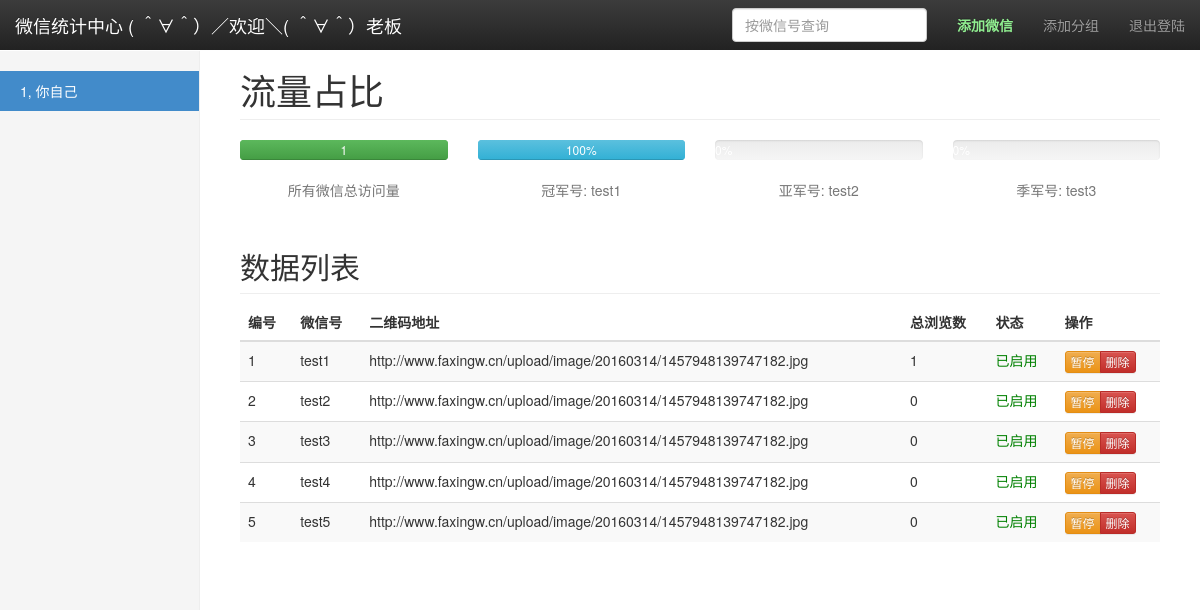
Before: /manager.php?id=1 (signed in) with the older database file.
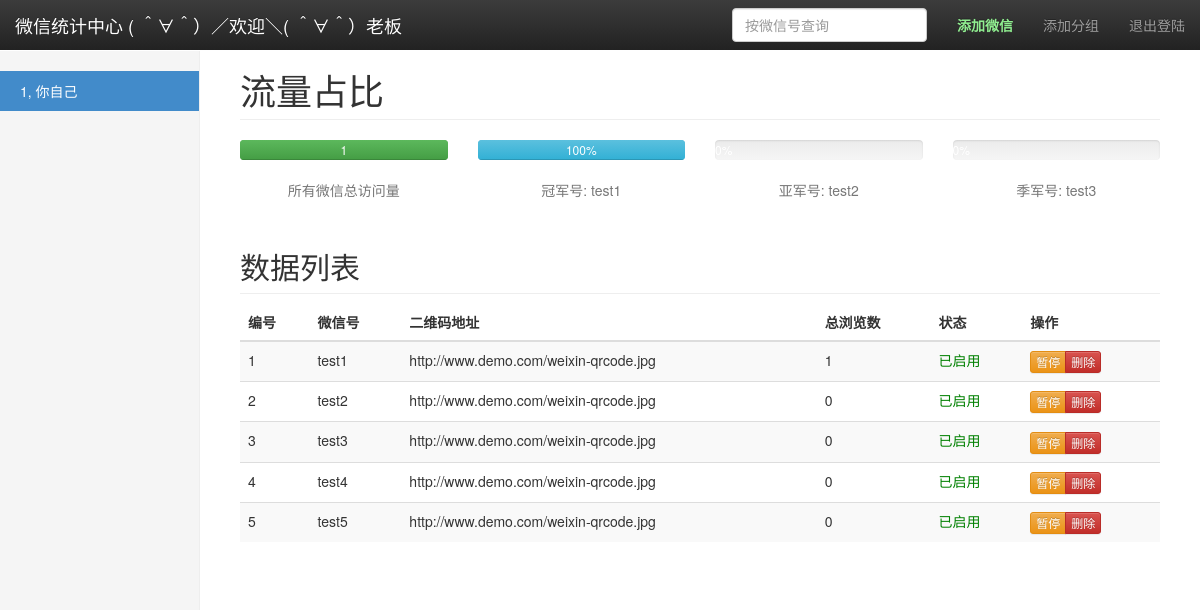
After: the same page with the newer database file.
### tables this page shows
create table wx_group (
    id int auto_increment,
    uid int not null comment 'login user name',
    name varchar(200) unique not null comment 'wx group name',
    status int default 0 comment 'group status: 0=normal,1=forbidden|deleted',
    primary key(id)
);

create table wx_data_info (
    wxId int auto_increment,
    groupId int not null,
    wxNum varchar(60) unique comment 'weixin number',
    wxQRCodeUrl varchar(200) comment 'weixin qrcode image url',
    state int default 0 comment '0:enable,1:disable',
    primary key(wxId,wxNum)
);

### manager.php (the view, shortened to what this page needs)
<?php
$groupId = $_SERVER["QUERY_STRING"];
if ($groupId) {
  $groupId = substr_replace($groupId, "", 0, 3);
}
if (isset($_SESSION['admin']) && $_SESSION['admin'] == true) {
  $totalViewCountQuerySql = 'select ifnull(sum(viewCount),0) as totalViewCount from wx_analysis_info where wxId in (select wxId from wx_data_info where groupId = '.$groupId.')';
  $queryAllSql = 'SELECT wd.*, IFNULL(wa.viewCount,0) AS viewCount FROM wx_data_info wd LEFT JOIN (SELECT wxId, SUM(viewCount) viewCount FROM wx_analysis_info GROUP BY wxId) wa ON wd.wxId = wa.wxId where wd.groupId = '.$groupId.' order by viewCount desc';
  $queryAllGroups = 'select id,name from wx_group where uid=' . $_SESSION['adminId'] . ' and status=0';
  $conn = get_db_con();
  $totalCountResult = mysqli_query($conn, $totalViewCountQuerySql);
  $wxDataResult = mysqli_query($conn, $queryAllSql);
  $groupResult = mysqli_query($conn, $queryAllGroups);
  $tCount = mysqli_fetch_object($totalCountResult);
  $wxDataList = array();
  while ($row = mysqli_fetch_object($wxDataResult)) {
    array_push($wxDataList, $row);
  }
  $wxGroupList = array();
  while ($group = mysqli_fetch_object($groupResult)) {
    array_push($wxGroupList, $group);
  }
} else {
  unset($_SESSION['admin']);
  echo "<script>window.location.href =\"/login.php\";</script>";
}
?>
<!DOCTYPE html>
<html lang="zh-CN">
<head>
  <?php require './utils/common.php' ?>
  <link href="/css/manage.css" rel="stylesheet">
</head>
<body>
  <nav class="navbar navbar-inverse navbar-fixed-top">
    <div class="container-fluid">
      <div class="navbar-header">
        <a class="navbar-brand" href="">微信统计中心 ( ＾∀＾）／欢迎＼( ＾∀＾）老板</a>
      </div>
      <div id="navbar" class="navbar-collapse collapse">
        <ul class="nav navbar-nav navbar-right">
          <li><a href="javasript:" id="addWXBtn" style="color:lightgreen;font-weight:bolder">添加微信</a></li>
          <li><a href="javasript:" id="addOptBtn">添加分组</a></li>
          <li><a href="javascript" id="loginOutBtn">退出登陆</a></li>
        </ul>
        <form class="navbar-form navbar-right" action="" method="post">
          <input type="text" class="form-control" placeholder="按微信号查询" required="required">
        </form>
      </div>
    </div>
  </nav>
  <div class="container-fluid">
    <div class="row">
      <div class="col-sm-3 col-md-2 sidebar">
        <ul class="nav nav-sidebar">
          <?php foreach ($wxGroupList as $key=>$group) {
            $isCurrentNav = $key == 0;
            if ($groupId) {
              $isCurrentNav = $groupId == $group->id;
            }
          ?>
            <li class="<?php echo $isCurrentNav ? 'active' : '' ?>">
              <a href="/manager.php?id=<?php echo $group->id; ?>"><?php echo $group->id.', '.$group->name; ?></a>
            </li>
          <?php } ?>
        </ul>
      </div>
      <div class="col-sm-9 col-sm-offset-3 col-md-10 col-md-offset-2 main">
        <h1 class="page-header">流量占比</h1>
        <div class="row placeholders">
          <div class="col-xs-6 col-sm-3 placeholder">
            <div class="progress">
              <div class="progress-bar progress-bar-success" role="progressbar" aria-valuenow="<?php echo $tCount->totalViewCount; ?>" aria-valuemin="0" aria-valuemax="100" style="width: 100%;">
                <?php echo $tCount->totalViewCount; ?>
              </div>
            </div>
            <span class="text-muted">所有微信总访问量</span>
          </div>
          <?php
          if (count($wxDataList) == 1) {
            $percent = ($tCount->totalViewCount == 0) ? 0 : number_format($wxDataList[0]->viewCount / $tCount->totalViewCount, 2, '.', '');
            $num1 = array('percent' => $percent * 100, 'wxNum' => $wxDataList[0]->wxNum);
          ?>
            <div class="col-xs-6 col-sm-3 placeholder">
              <div class="progress">
                <div class="progress-bar progress-bar-info" role="progressbar" aria-valuenow="<?php echo $num1['percent']; ?>" aria-valuemin="0" aria-valuemax="100" style="width: <?php echo $num1['percent']; ?>%;">
                  <?php echo $num1['percent']; ?>%
                </div>
              </div>
              <span class="text-muted">冠军号: <?php echo $num1['wxNum']; ?></span>
            </div>
          <?php
          } elseif (count($wxDataList) >= 3) {
            $percent1 = ($tCount->totalViewCount == 0) ? 0 : number_format($wxDataList[0]->viewCount / $tCount->totalViewCount, 2, '.', '');
            $percent2 = ($tCount->totalViewCount == 0) ? 0 : number_format($wxDataList[1]->viewCount / $tCount->totalViewCount, 2, '.', '');
            $percent3 = ($tCount->totalViewCount == 0) ? 0 : number_format($wxDataList[2]->viewCount / $tCount->totalViewCount, 2, '.', '');
            $num1 = array('percent' => $percent1 * 100, 'wxNum' => $wxDataList[0]->wxNum);
            $num2 = array('percent' => $percent2 * 100, 'wxNum' => $wxDataList[1]->wxNum);
            $num3 = array('percent' => $percent3 * 100, 'wxNum' => $wxDataList[2]->wxNum);
          ?>
            <div class="col-xs-6 col-sm-3 placeholder">
              <div class="progress">
                <div class="progress-bar progress-bar-info" role="progressbar" aria-valuenow="<?php echo $num1['percent']; ?>" aria-valuemin="0" aria-valuemax="100" style="width: <?php echo $num1['percent']; ?>%;">
                  <?php echo $num1['percent']; ?>%
                </div>
              </div>
              <span class="text-muted">冠军号: <?php echo $num1['wxNum']; ?></span>
            </div>
            <div class="col-xs-6 col-sm-3 placeholder">
              <div class="progress">
              </div>
              <span class="text-muted">亚军号: <?php echo $num2['wxNum']; ?></span>
            </div>
            <div class="col-xs-6 col-sm-3 placeholder">
              <div class="progress">
                <div class="progress-bar progress-bar-danger" role="progressbar" aria-valuenow="<?php echo $num3['percent']; ?>" aria-valuemin="0" aria-valuemax="100" style="width: <?php echo $num3['percent']; ?>%;">
                  <?php echo $num3['percent']; ?>%
                </div>
              </div>
              <span class="text-muted">季军号: <?php echo $num3['wxNum']; ?></span>
            </div>
          <?php } ?>
        </div>
        <h2 class="sub-header">数据列表</h2>
        <div class="table-responsive">
          <table class="table table-striped">
            <thead>
              <tr>
                <th>编号</th>
                <th>微信号</th>
                <th>二维码地址</th>
                <th>总浏览数</th>
                <th>状态</th>
                <th>操作</th>
              </tr>
            </thead>
            <tbody>
              <?php foreach ($wxDataList as $row) { ?>
                <tr>
                  <td><?php echo $row->wxId; ?></td>
                  <td><?php echo $row->wxNum; ?></td>
                  <td><?php echo $row->wxQRCodeUrl; ?></td>
                  <td><?php echo $row->viewCount; ?></td>
                  <td style="color:<?php echo $row->state == 0 ? 'green' : 'red'; ?>"><?php echo $row->state == 0 ? '已启用' : '已禁用'; ?></td>
                  <td>
                    <div class="btn-group btn-group-xs" role="group">
                      <button type="button" class="btn btn-warning" onclick="stateChange(<?php echo $row->wxId; ?>,<?php echo $row->state; ?>);">暂停</button>
                      <button type="button" class="btn btn-danger" onclick="deleteWX(<?php echo $row->wxId; ?>);">删除</button>
                    </div>
                  </td>
                </tr>
              <?php } ?>
            </tbody>
          </table>
        </div>
      </div>
    </div>
  </div>
</body>
</html>

### utils/common.php (shortened to what this page needs)
<link rel="stylesheet" href="//cdn.bootcss.com/bootstrap/3.3.7/css/bootstrap.min.css">
<link rel="stylesheet" href="//cdn.bootcss.com/bootstrap/3.3.7/css/bootstrap-theme.min.css">

### css/manage.css (style rules this page uses)
body { padding-top: 50px; }
.sub-header { padding-bottom: 10px; border-bottom: 1px solid #eee; }
.navbar-fixed-top { border: 0; }
.sidebar { display: none; }
@media (min-width: 768px) { .sidebar { position: fixed; top: 51px; bottom: 0; left: 0; z-index: 1000; display: block; padding: 20px; overflow-x: hidden; overflow-y: auto; background-color: #f5f5f5; border-right: 1px solid #eee; } }
.nav-sidebar { margin-right: -21px; margin-bottom: 20px; margin-left: -20px; }
.nav-sidebar > li > a { padding-right: 20px; padding-left: 20px; }
.nav-sidebar > .active > a, .nav-sidebar > .active > a:hover, .nav-sidebar > .active > a:focus { color: #fff; background-color: #428bca; }
.main { padding: 20px; }
@media (min-width: 768px) { .main { padding-right: 40px; padding-left: 40px; } }
.main .page-header { margin-top: 0; }
.placeholders { margin-bottom: 30px; text-align: center; }
.placeholder { margin-bottom: 20px; }

Changed rows visible on the page:
changed wx_data_info "test2": wxQRCodeUrl "http://www.faxingw.cn/upload/image/20160314/1457948139747182.jpg" → "http://www.demo.com/weixin-qrcode.jpg"
changed wx_data_info "test3": wxQRCodeUrl "http://www.faxingw.cn/upload/image/20160314/1457948139747182.jpg" → "http://www.demo.com/weixin-qrcode.jpg"
changed wx_data_info "test1": wxQRCodeUrl "http://www.faxingw.cn/upload/image/20160314/1457948139747182.jpg" → "http://www.demo.com/weixin-qrcode.jpg"
changed wx_data_info "test4": wxQRCodeUrl "http://www.faxingw.cn/upload/image/20160314/1457948139747182.jpg" → "http://www.demo.com/weixin-qrcode.jpg"
changed wx_data_info "test5": wxQRCodeUrl "http://www.faxingw.cn/upload/image/20160314/1457948139747182.jpg" → "http://www.demo.com/weixin-qrcode.jpg"
